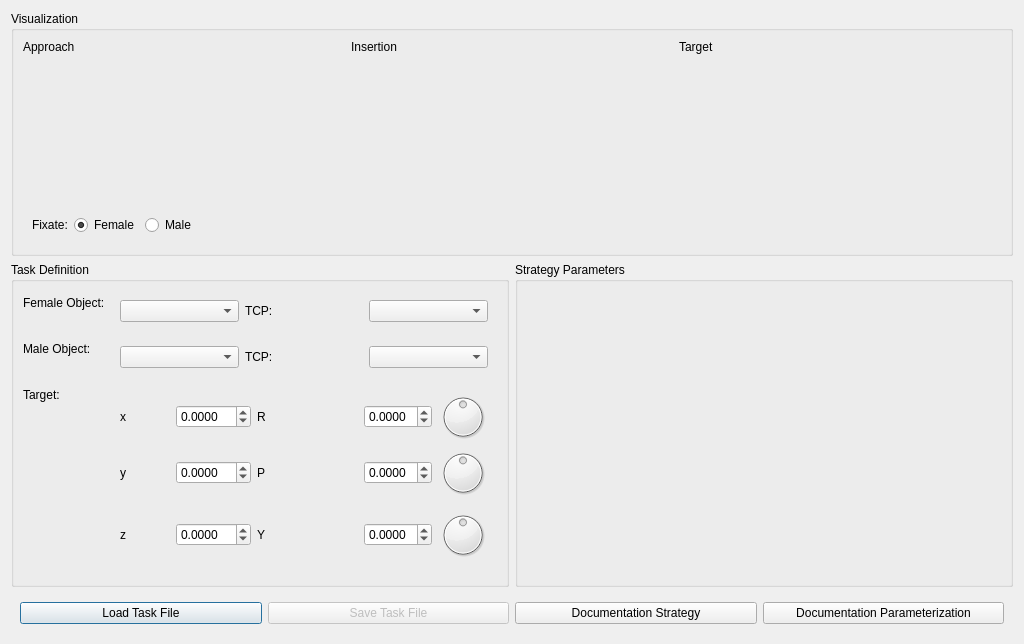
<?xml version="1.0" encoding="UTF-8"?>
<ui version="4.0">
 <class>TaskSetupDialog</class>
 <widget class="QDialog" name="TaskSetupDialog">
  <property name="windowModality">
   <enum>Qt::ApplicationModal</enum>
  </property>
  <property name="geometry">
   <rect>
    <x>0</x>
    <y>0</y>
    <width>1024</width>
    <height>644</height>
   </rect>
  </property>
  <property name="windowTitle">
   <string>Assembly Task Setup</string>
  </property>
  <layout class="QGridLayout" name="gridLayout_4">
   <item row="0" column="0" colspan="2">
    <widget class="QGroupBox" name="visualization">
     <property name="title">
      <string>Visualization</string>
     </property>
     <layout class="QGridLayout" name="gridLayout_3">
      <item row="0" column="0">
       <widget class="QLabel" name="approachLbl">
        <property name="text">
         <string>Approach</string>
        </property>
       </widget>
      </item>
      <item row="0" column="1">
       <widget class="QLabel" name="insertionLbl">
        <property name="text">
         <string>Insertion</string>
        </property>
       </widget>
      </item>
      <item row="0" column="2">
       <widget class="QLabel" name="targetLbl">
        <property name="text">
         <string>Target</string>
        </property>
       </widget>
      </item>
      <item row="1" column="0">
       <widget class="rws::SceneOpenGLViewer" name="approach" native="true">
        <property name="sizePolicy">
         <sizepolicy hsizetype="Preferred" vsizetype="Expanding">
          <horstretch>0</horstretch>
          <verstretch>0</verstretch>
         </sizepolicy>
        </property>
       </widget>
      </item>
      <item row="1" column="1">
       <widget class="rws::SceneOpenGLViewer" name="insertion" native="true">
        <property name="sizePolicy">
         <sizepolicy hsizetype="Preferred" vsizetype="Expanding">
          <horstretch>0</horstretch>
          <verstretch>0</verstretch>
         </sizepolicy>
        </property>
       </widget>
      </item>
      <item row="1" column="2">
       <widget class="rws::SceneOpenGLViewer" name="target" native="true">
        <property name="sizePolicy">
         <sizepolicy hsizetype="Preferred" vsizetype="Expanding">
          <horstretch>0</horstretch>
          <verstretch>0</verstretch>
         </sizepolicy>
        </property>
       </widget>
      </item>
      <item row="2" column="0" colspan="3">
       <widget class="QWidget" name="fixWidget" native="true">
        <layout class="QHBoxLayout" name="horizontalLayout_3">
         <item>
          <widget class="QLabel" name="fixLbl">
           <property name="text">
            <string>Fixate:</string>
           </property>
          </widget>
         </item>
         <item>
          <widget class="QRadioButton" name="fixFemale">
           <property name="text">
            <string>Female</string>
           </property>
           <property name="checked">
            <bool>true</bool>
           </property>
           <attribute name="buttonGroup">
            <string notr="true">fixGroup</string>
           </attribute>
          </widget>
         </item>
         <item>
          <widget class="QRadioButton" name="fixMale">
           <property name="text">
            <string>Male</string>
           </property>
           <attribute name="buttonGroup">
            <string notr="true">fixGroup</string>
           </attribute>
          </widget>
         </item>
         <item>
          <spacer name="fixSpacer">
           <property name="orientation">
            <enum>Qt::Horizontal</enum>
           </property>
           <property name="sizeHint" stdset="0">
            <size>
             <width>40</width>
             <height>20</height>
            </size>
           </property>
          </spacer>
         </item>
        </layout>
       </widget>
      </item>
     </layout>
    </widget>
   </item>
   <item row="1" column="0">
    <widget class="QGroupBox" name="taskDefinition">
     <property name="title">
      <string>Task Definition</string>
     </property>
     <layout class="QFormLayout" name="formLayout">
      <item row="0" column="0">
       <widget class="QLabel" name="femaleObjLbl">
        <property name="text">
         <string>Female Object:</string>
        </property>
       </widget>
      </item>
      <item row="0" column="1">
       <widget class="QWidget" name="femaleObj" native="true">
        <layout class="QHBoxLayout" name="horizontalLayout">
         <item>
          <widget class="QComboBox" name="female"/>
         </item>
         <item>
          <widget class="QLabel" name="femaleTCPlbl">
           <property name="text">
            <string>TCP:</string>
           </property>
          </widget>
         </item>
         <item>
          <widget class="QComboBox" name="femaleTCP"/>
         </item>
        </layout>
       </widget>
      </item>
      <item row="1" column="0">
       <widget class="QLabel" name="maleObjLbl">
        <property name="text">
         <string>Male Object:</string>
        </property>
       </widget>
      </item>
      <item row="1" column="1">
       <widget class="QWidget" name="maleObj" native="true">
        <layout class="QHBoxLayout" name="horizontalLayout_2">
         <item>
          <widget class="QComboBox" name="male"/>
         </item>
         <item>
          <widget class="QLabel" name="maleTCPlbl">
           <property name="text">
            <string>TCP:</string>
           </property>
          </widget>
         </item>
         <item>
          <widget class="QComboBox" name="maleTCP"/>
         </item>
        </layout>
       </widget>
      </item>
      <item row="2" column="0">
       <widget class="QLabel" name="targetPoseLbl">
        <property name="text">
         <string>Target:</string>
        </property>
       </widget>
      </item>
      <item row="2" column="1">
       <widget class="QWidget" name="targetPose" native="true">
        <layout class="QGridLayout" name="gridLayout">
         <item row="2" column="0" rowspan="3">
          <widget class="QLabel" name="zLbl">
           <property name="text">
            <string>z</string>
           </property>
          </widget>
         </item>
         <item row="2" column="1" rowspan="3">
          <widget class="QDoubleSpinBox" name="z">
           <property name="decimals">
            <number>4</number>
           </property>
           <property name="minimum">
            <double>-99.989999999999995</double>
           </property>
           <property name="singleStep">
            <double>0.001000000000000</double>
           </property>
          </widget>
         </item>
         <item row="1" column="1">
          <widget class="QDoubleSpinBox" name="y">
           <property name="decimals">
            <number>4</number>
           </property>
           <property name="minimum">
            <double>-99.989999999999995</double>
           </property>
           <property name="singleStep">
            <double>0.001000000000000</double>
           </property>
          </widget>
         </item>
         <item row="0" column="0">
          <widget class="QLabel" name="xLbl">
           <property name="text">
            <string>x</string>
           </property>
          </widget>
         </item>
         <item row="1" column="0">
          <widget class="QLabel" name="yLbl">
           <property name="text">
            <string>y</string>
           </property>
          </widget>
         </item>
         <item row="1" column="4">
          <widget class="QDoubleSpinBox" name="P">
           <property name="decimals">
            <number>4</number>
           </property>
           <property name="minimum">
            <double>-3.141600000000000</double>
           </property>
           <property name="maximum">
            <double>3.141600000000000</double>
           </property>
           <property name="singleStep">
            <double>0.010000000000000</double>
           </property>
          </widget>
         </item>
         <item row="0" column="4">
          <widget class="QDoubleSpinBox" name="R">
           <property name="decimals">
            <number>4</number>
           </property>
           <property name="minimum">
            <double>-3.141600000000000</double>
           </property>
           <property name="maximum">
            <double>3.141600000000000</double>
           </property>
           <property name="singleStep">
            <double>0.010000000000000</double>
           </property>
          </widget>
         </item>
         <item row="0" column="2" colspan="2">
          <widget class="QLabel" name="RLbl">
           <property name="text">
            <string>R</string>
           </property>
          </widget>
         </item>
         <item row="0" column="1">
          <widget class="QDoubleSpinBox" name="x">
           <property name="decimals">
            <number>4</number>
           </property>
           <property name="minimum">
            <double>-99.989999999999995</double>
           </property>
           <property name="singleStep">
            <double>0.001000000000000</double>
           </property>
          </widget>
         </item>
         <item row="1" column="2" colspan="2">
          <widget class="QLabel" name="PLbl">
           <property name="text">
            <string>P</string>
           </property>
          </widget>
         </item>
         <item row="3" column="4">
          <widget class="QDoubleSpinBox" name="Y">
           <property name="decimals">
            <number>4</number>
           </property>
           <property name="minimum">
            <double>-3.141600000000000</double>
           </property>
           <property name="maximum">
            <double>3.141600000000000</double>
           </property>
           <property name="singleStep">
            <double>0.010000000000000</double>
           </property>
          </widget>
         </item>
         <item row="2" column="2" rowspan="3" colspan="2">
          <widget class="QLabel" name="YLbl">
           <property name="text">
            <string>Y</string>
           </property>
          </widget>
         </item>
         <item row="0" column="5">
          <widget class="QDial" name="Rdial">
           <property name="maximumSize">
            <size>
             <width>50</width>
             <height>50</height>
            </size>
           </property>
           <property name="minimum">
            <number>-180</number>
           </property>
           <property name="maximum">
            <number>180</number>
           </property>
           <property name="wrapping">
            <bool>true</bool>
           </property>
           <property name="notchesVisible">
            <bool>false</bool>
           </property>
          </widget>
         </item>
         <item row="1" column="5">
          <widget class="QDial" name="Pdial">
           <property name="maximumSize">
            <size>
             <width>50</width>
             <height>50</height>
            </size>
           </property>
           <property name="minimum">
            <number>-180</number>
           </property>
           <property name="maximum">
            <number>180</number>
           </property>
           <property name="wrapping">
            <bool>true</bool>
           </property>
          </widget>
         </item>
         <item row="3" column="5">
          <widget class="QDial" name="Ydial">
           <property name="maximumSize">
            <size>
             <width>50</width>
             <height>50</height>
            </size>
           </property>
           <property name="minimum">
            <number>-180</number>
           </property>
           <property name="maximum">
            <number>180</number>
           </property>
           <property name="wrapping">
            <bool>true</bool>
           </property>
          </widget>
         </item>
        </layout>
       </widget>
      </item>
     </layout>
    </widget>
   </item>
   <item row="1" column="1">
    <widget class="QGroupBox" name="strategyParameters">
     <property name="title">
      <string>Strategy Parameters</string>
     </property>
     <layout class="QGridLayout" name="gridLayout_2">
      <item row="0" column="0">
       <widget class="PropertyViewEditor" name="parameters" native="true">
        <property name="sizePolicy">
         <sizepolicy hsizetype="Preferred" vsizetype="Expanding">
          <horstretch>0</horstretch>
          <verstretch>0</verstretch>
         </sizepolicy>
        </property>
       </widget>
      </item>
      <item row="1" column="0">
       <widget class="QLabel" name="errorLabel">
        <property name="styleSheet">
         <string notr="true">QLabel { color : red; }</string>
        </property>
        <property name="text">
         <string/>
        </property>
       </widget>
      </item>
     </layout>
    </widget>
   </item>
   <item row="2" column="0" colspan="2">
    <widget class="QWidget" name="loadSave" native="true">
     <layout class="QHBoxLayout" name="horizontalLayout_4">
      <item>
       <widget class="QPushButton" name="loadBtn">
        <property name="text">
         <string>Load Task File</string>
        </property>
       </widget>
      </item>
      <item>
       <widget class="QPushButton" name="saveBtn">
        <property name="enabled">
         <bool>false</bool>
        </property>
        <property name="text">
         <string>Save Task File</string>
        </property>
       </widget>
      </item>
      <item>
       <widget class="QPushButton" name="docStrat">
        <property name="text">
         <string>Documentation Strategy</string>
        </property>
       </widget>
      </item>
      <item>
       <widget class="QPushButton" name="docPar">
        <property name="text">
         <string>Documentation Parameterization</string>
        </property>
       </widget>
      </item>
     </layout>
    </widget>
   </item>
  </layout>
 </widget>
 <customwidgets>
  <customwidget>
   <class>rws::SceneOpenGLViewer</class>
   <extends>QWidget</extends>
   <header location="global">rws/SceneOpenGLViewer.hpp</header>
   <container>1</container>
  </customwidget>
  <customwidget>
   <class>PropertyViewEditor</class>
   <extends>QWidget</extends>
   <header location="global">rws/propertyview/PropertyViewEditor.hpp</header>
   <container>1</container>
  </customwidget>
 </customwidgets>
 <tabstops>
  <tabstop>fixFemale</tabstop>
  <tabstop>fixMale</tabstop>
  <tabstop>female</tabstop>
  <tabstop>femaleTCP</tabstop>
  <tabstop>male</tabstop>
  <tabstop>maleTCP</tabstop>
  <tabstop>x</tabstop>
  <tabstop>y</tabstop>
  <tabstop>z</tabstop>
  <tabstop>R</tabstop>
  <tabstop>Rdial</tabstop>
  <tabstop>P</tabstop>
  <tabstop>Pdial</tabstop>
  <tabstop>Y</tabstop>
  <tabstop>Ydial</tabstop>
  <tabstop>loadBtn</tabstop>
  <tabstop>saveBtn</tabstop>
 </tabstops>
 <resources/>
 <connections/>
 <buttongroups>
  <buttongroup name="fixGroup"/>
 </buttongroups>
</ui>
